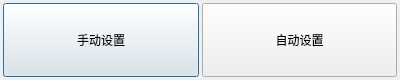
<?xml version="1.0" encoding="UTF-8"?>
<ui version="4.0">
 <class>vekAppAddMulti</class>
 <widget class="QDialog" name="vekAppAddMulti">
  <property name="geometry">
   <rect>
    <x>0</x>
    <y>0</y>
    <width>400</width>
    <height>80</height>
   </rect>
  </property>
  <property name="minimumSize">
   <size>
    <width>400</width>
    <height>80</height>
   </size>
  </property>
  <property name="maximumSize">
   <size>
    <width>400</width>
    <height>80</height>
   </size>
  </property>
  <property name="windowTitle">
   <string>Dialog</string>
  </property>
  <property name="windowIcon">
   <iconset resource="../vek_res.qrc">
    <normaloff>:/res/img/vek.ico</normaloff>:/res/img/vek.ico</iconset>
  </property>
  <layout class="QGridLayout" name="gridLayout">
   <property name="leftMargin">
    <number>3</number>
   </property>
   <property name="topMargin">
    <number>3</number>
   </property>
   <property name="rightMargin">
    <number>3</number>
   </property>
   <property name="bottomMargin">
    <number>3</number>
   </property>
   <property name="spacing">
    <number>3</number>
   </property>
   <item row="0" column="0">
    <layout class="QHBoxLayout" name="horizontalLayout">
     <property name="spacing">
      <number>3</number>
     </property>
     <item>
      <widget class="QPushButton" name="pushButton_AddDiy">
       <property name="sizePolicy">
        <sizepolicy hsizetype="Preferred" vsizetype="Preferred">
         <horstretch>0</horstretch>
         <verstretch>0</verstretch>
        </sizepolicy>
       </property>
       <property name="text">
        <string>手动设置</string>
       </property>
      </widget>
     </item>
     <item>
      <widget class="QPushButton" name="pushButton_AddAuto">
       <property name="sizePolicy">
        <sizepolicy hsizetype="Preferred" vsizetype="Preferred">
         <horstretch>0</horstretch>
         <verstretch>0</verstretch>
        </sizepolicy>
       </property>
       <property name="text">
        <string>自动设置</string>
       </property>
      </widget>
     </item>
    </layout>
   </item>
  </layout>
 </widget>
 <resources>
  <include location="../vek_res.qrc"/>
 </resources>
 <connections/>
</ui>
